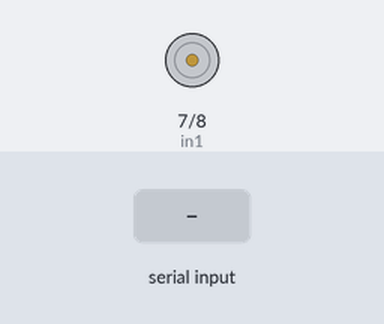
Simulated run of this sketch. Board: Arduino Uno, built for the host (arithmetic inside an expression is 32-bit, double 64-bit). On the bench: motor-driver pin pairs drawn as motors (green arrow = first pin HIGH = forward, orange = second pin HIGH = backward, longer = more drive, scaled by the enable pin). Inputs (shaded band) come from the test bench.

Above: at 1.2 s.
1.3 s: "B" received over Serial
At 3.3 s:
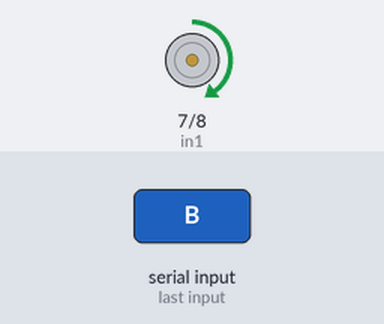
3.8 s: "N" received over Serial
At 5.2 s:
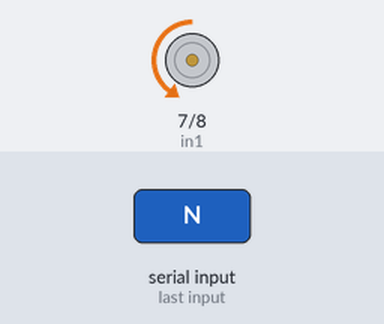
6.3 s: "1" received over Serial
At 8.3 s:
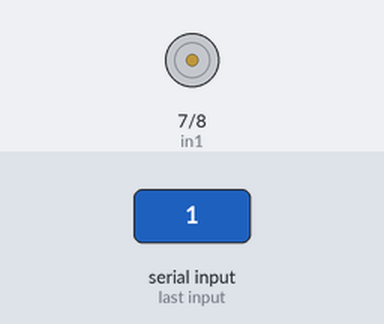
Timing chart, 0 to 9.8 s (numbered marks = the images above; inputs shaded):
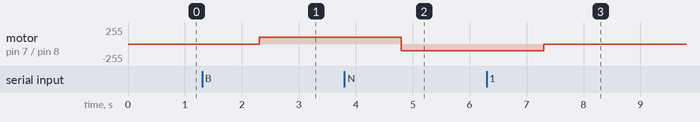

Measured:
- after the input at 1.3 s, motor on pin 7 (in1) / pin 8 (in2): stopped → forward 100/255 after 1.0 s
- after the input at 3.8 s, motor on pin 7 (in1) / pin 8 (in2): forward 100/255 → backward 100/255 after 1.0 s
- after the input at 6.3 s, motor on pin 7 (in1) / pin 8 (in2): backward 100/255 → stopped after 1.0 s

The sketch:

ardunio_ECO.ino
```cpp
int in1 = 7;
int in2 = 8;
int enA = 9;
int motorSpeed = 100;

void setup() {
  // put your setup code here, to run once:
  Serial.begin(9600);
  pinMode(in1, OUTPUT);
  pinMode(in2, OUTPUT);
  pinMode(enA, OUTPUT);
  analogWrite(enA, motorSpeed);
}

void loop() {
  // put your main code here, to run repeatedly:
  if (Serial.available() > 0) {
    String msg = Serial.readString();

    if (msg == 'B') {
      digitalWrite(in1, HIGH);
      digitalWrite(in2, LOW);
    } else if (msg == 'N') {
      digitalWrite(in1, LOW);
      digitalWrite(in2, HIGH);
    } else {
      digitalWrite(in1, LOW);
      digitalWrite(in2, LOW);
    }


  }
}
```
